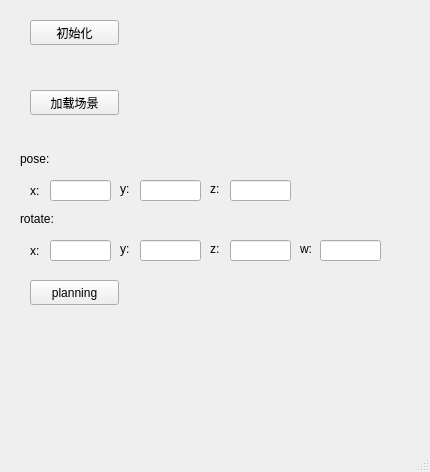
<?xml version="1.0" encoding="UTF-8"?>
<ui version="4.0">
 <class>MainWindow</class>
 <widget class="QMainWindow" name="MainWindow">
  <property name="geometry">
   <rect>
    <x>0</x>
    <y>0</y>
    <width>430</width>
    <height>472</height>
   </rect>
  </property>
  <property name="windowTitle">
   <string>MainWindow</string>
  </property>
  <widget class="QWidget" name="centralwidget">
   <widget class="QPushButton" name="planBtn">
    <property name="geometry">
     <rect>
      <x>30</x>
      <y>280</y>
      <width>89</width>
      <height>25</height>
     </rect>
    </property>
    <property name="text">
     <string>planning</string>
    </property>
   </widget>
   <widget class="QPushButton" name="initBtn">
    <property name="geometry">
     <rect>
      <x>30</x>
      <y>20</y>
      <width>89</width>
      <height>25</height>
     </rect>
    </property>
    <property name="text">
     <string>初始化</string>
    </property>
   </widget>
   <widget class="QPushButton" name="addCollisionBtn">
    <property name="geometry">
     <rect>
      <x>30</x>
      <y>90</y>
      <width>89</width>
      <height>25</height>
     </rect>
    </property>
    <property name="text">
     <string>加载场景</string>
    </property>
   </widget>
   <widget class="QLineEdit" name="lineEditpx">
    <property name="geometry">
     <rect>
      <x>50</x>
      <y>180</y>
      <width>61</width>
      <height>21</height>
     </rect>
    </property>
   </widget>
   <widget class="QLabel" name="label">
    <property name="geometry">
     <rect>
      <x>20</x>
      <y>150</y>
      <width>67</width>
      <height>17</height>
     </rect>
    </property>
    <property name="text">
     <string>pose:</string>
    </property>
   </widget>
   <widget class="QLabel" name="label_2">
    <property name="geometry">
     <rect>
      <x>30</x>
      <y>180</y>
      <width>21</width>
      <height>21</height>
     </rect>
    </property>
    <property name="text">
     <string>x:</string>
    </property>
   </widget>
   <widget class="QLabel" name="label_3">
    <property name="geometry">
     <rect>
      <x>120</x>
      <y>180</y>
      <width>21</width>
      <height>17</height>
     </rect>
    </property>
    <property name="text">
     <string>y:</string>
    </property>
   </widget>
   <widget class="QLineEdit" name="lineEditpy">
    <property name="geometry">
     <rect>
      <x>140</x>
      <y>180</y>
      <width>61</width>
      <height>21</height>
     </rect>
    </property>
   </widget>
   <widget class="QLabel" name="label_4">
    <property name="geometry">
     <rect>
      <x>210</x>
      <y>180</y>
      <width>16</width>
      <height>17</height>
     </rect>
    </property>
    <property name="text">
     <string>z:</string>
    </property>
   </widget>
   <widget class="QLineEdit" name="lineEditpz">
    <property name="geometry">
     <rect>
      <x>230</x>
      <y>180</y>
      <width>61</width>
      <height>21</height>
     </rect>
    </property>
   </widget>
   <widget class="QLabel" name="label_5">
    <property name="geometry">
     <rect>
      <x>20</x>
      <y>210</y>
      <width>67</width>
      <height>17</height>
     </rect>
    </property>
    <property name="text">
     <string>rotate:</string>
    </property>
   </widget>
   <widget class="QLabel" name="label_6">
    <property name="geometry">
     <rect>
      <x>30</x>
      <y>240</y>
      <width>21</width>
      <height>21</height>
     </rect>
    </property>
    <property name="text">
     <string>x:</string>
    </property>
   </widget>
   <widget class="QLineEdit" name="lineEditry">
    <property name="geometry">
     <rect>
      <x>140</x>
      <y>240</y>
      <width>61</width>
      <height>21</height>
     </rect>
    </property>
   </widget>
   <widget class="QLineEdit" name="lineEditrz">
    <property name="geometry">
     <rect>
      <x>230</x>
      <y>240</y>
      <width>61</width>
      <height>21</height>
     </rect>
    </property>
   </widget>
   <widget class="QLabel" name="label_7">
    <property name="geometry">
     <rect>
      <x>120</x>
      <y>240</y>
      <width>21</width>
      <height>17</height>
     </rect>
    </property>
    <property name="text">
     <string>y:</string>
    </property>
   </widget>
   <widget class="QLineEdit" name="lineEditrx">
    <property name="geometry">
     <rect>
      <x>50</x>
      <y>240</y>
      <width>61</width>
      <height>21</height>
     </rect>
    </property>
   </widget>
   <widget class="QLabel" name="label_8">
    <property name="geometry">
     <rect>
      <x>210</x>
      <y>240</y>
      <width>16</width>
      <height>17</height>
     </rect>
    </property>
    <property name="text">
     <string>z:</string>
    </property>
   </widget>
   <widget class="QLabel" name="label_9">
    <property name="geometry">
     <rect>
      <x>300</x>
      <y>240</y>
      <width>16</width>
      <height>17</height>
     </rect>
    </property>
    <property name="text">
     <string>w:</string>
    </property>
   </widget>
   <widget class="QLineEdit" name="lineEditrw">
    <property name="geometry">
     <rect>
      <x>320</x>
      <y>240</y>
      <width>61</width>
      <height>21</height>
     </rect>
    </property>
   </widget>
  </widget>
  <widget class="QStatusBar" name="statusbar"/>
 </widget>
 <resources/>
 <connections/>
</ui>
